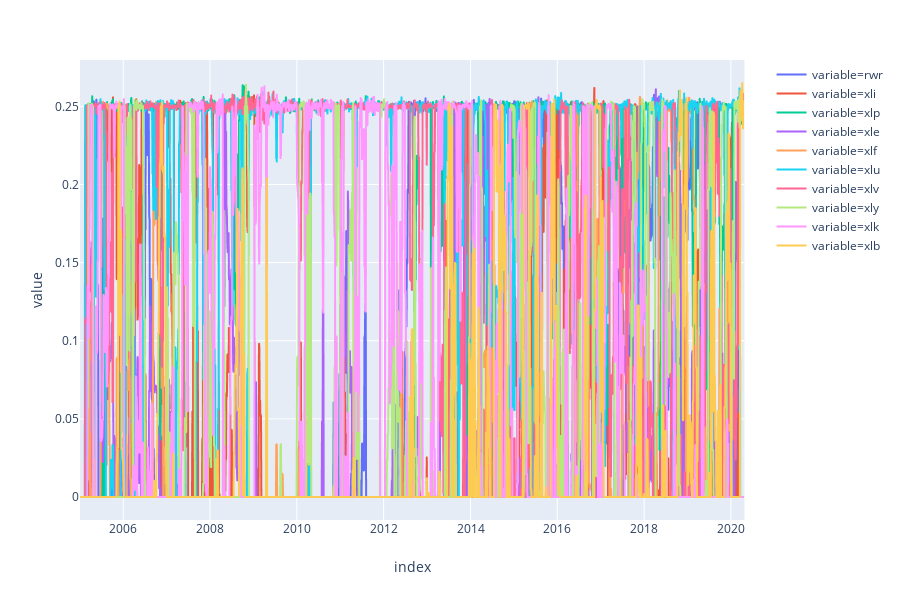

The code cell stored with this chart in its notebook:
### Code cell
### For Interactive to see individual weights clearer use Plotly
weight_df = pd.melt(res.get_security_weights().reset_index(), id_vars='index')
px.line(weight_df, x='index', y='value', color='variable')

### Figure 1 — Plotly figure (JSON) as saved in the notebook; plotly's stock layout.template omitted (floating-point values rounded to 4 significant figures; data arrays with more than 128 entries replaced by an {"elided": "..."} marker saying what was removed)
{"data": [{"hoverlabel": {"namelength": 0}, "hovertemplate": "variable=rwr<br>index=%{x}<br>value=%{y}", "legendgroup": "variable=rwr", "line": {"color": "#636efa", "dash": "solid"}, "mode": "lines", "name": "variable=rwr", "showlegend": true, "type": "scattergl", "x": {"elided": "3855 str values"}, "xaxis": "x", "y": {"elided": "3855 float values"}, "yaxis": "y"}, {"hoverlabel": {"namelength": 0}, "hovertemplate": "variable=xli<br>index=%{x}<br>value=%{y}", "legendgroup": "variable=xli", "line": {"color": "#EF553B", "dash": "solid"}, "mode": "lines", "name": "variable=xli", "showlegend": true, "type": "scattergl", "x": {"elided": "3855 str values"}, "xaxis": "x", "y": {"elided": "3855 float values"}, "yaxis": "y"}, {"hoverlabel": {"namelength": 0}, "hovertemplate": "variable=xlp<br>index=%{x}<br>value=%{y}", "legendgroup": "variable=xlp", "line": {"color": "#00cc96", "dash": "solid"}, "mode": "lines", "name": "variable=xlp", "showlegend": true, "type": "scattergl", "x": {"elided": "3855 str values"}, "xaxis": "x", "y": {"elided": "3855 float values"}, "yaxis": "y"}, {"hoverlabel": {"namelength": 0}, "hovertemplate": "variable=xle<br>index=%{x}<br>value=%{y}", "legendgroup": "variable=xle", "line": {"color": "#ab63fa", "dash": "solid"}, "mode": "lines", "name": "variable=xle", "showlegend": true, "type": "scattergl", "x": {"elided": "3855 str values"}, "xaxis": "x", "y": {"elided": "3855 float values"}, "yaxis": "y"}, {"hoverlabel": {"namelength": 0}, "hovertemplate": "variable=xlf<br>index=%{x}<br>value=%{y}", "legendgroup": "variable=xlf", "line": {"color": "#FFA15A", "dash": "solid"}, "mode": "lines", "name": "variable=xlf", "showlegend": true, "type": "scattergl", "x": {"elided": "3855 str values"}, "xaxis": "x", "y": {"elided": "3855 float values"}, "yaxis": "y"}, {"hoverlabel": {"namelength": 0}, "hovertemplate": "variable=xlu<br>index=%{x}<br>value=%{y}", "legendgroup": "variable=xlu", "line": {"color": "#19d3f3", "dash": "solid"}, "mode": "lines", "name": "variable=xlu", "showlegend": true, "type": "scattergl", "x": {"elided": "3855 str values"}, "xaxis": "x", "y": {"elided": "3855 float values"}, "yaxis": "y"}, {"hoverlabel": {"namelength": 0}, "hovertemplate": "variable=xlv<br>index=%{x}<br>value=%{y}", "legendgroup": "variable=xlv", "line": {"color": "#FF6692", "dash": "solid"}, "mode": "lines", "name": "variable=xlv", "showlegend": true, "type": "scattergl", "x": {"elided": "3855 str values"}, "xaxis": "x", "y": {"elided": "3855 float values"}, "yaxis": "y"}, {"hoverlabel": {"namelength": 0}, "hovertemplate": "variable=xly<br>index=%{x}<br>value=%{y}", "legendgroup": "variable=xly", "line": {"color": "#B6E880", "dash": "solid"}, "mode": "lines", "name": "variable=xly", "showlegend": true, "type": "scattergl", "x": {"elided": "3855 str values"}, "xaxis": "x", "y": {"elided": "3855 float values"}, "yaxis": "y"}, {"hoverlabel": {"namelength": 0}, "hovertemplate": "variable=xlk<br>index=%{x}<br>value=%{y}", "legendgroup": "variable=xlk", "line": {"color": "#FF97FF", "dash": "solid"}, "mode": "lines", "name": "variable=xlk", "showlegend": true, "type": "scattergl", "x": {"elided": "3855 str values"}, "xaxis": "x", "y": {"elided": "3855 float values"}, "yaxis": "y"}, {"hoverlabel": {"namelength": 0}, "hovertemplate": "variable=xlb<br>index=%{x}<br>value=%{y}", "legendgroup": "variable=xlb", "line": {"color": "#FECB52", "dash": "solid"}, "mode": "lines", "name": "variable=xlb", "showlegend": true, "type": "scattergl", "x": {"elided": "3855 str values"}, "xaxis": "x", "y": {"elided": "3855 float values"}, "yaxis": "y"}], "layout": {"height": 600, "legend": {"tracegroupgap": 0}, "margin": {"t": 60}, "xaxis": {"anchor": "y", "domain": [0, 0.98], "title": {"text": "index"}}, "yaxis": {"anchor": "x", "domain": [0, 1], "title": {"text": "value"}}}}
